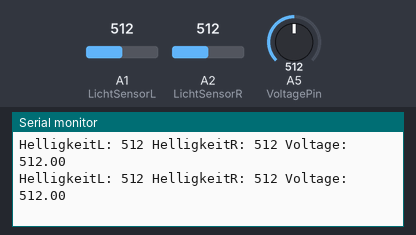
Simulated run of this sketch. Board: Arduino Uno, built with avr-gcc and run on an emulated ATmega328P. Shown: the last lines printed to the serial monitor. The test bench sets the inputs (shaded band); at power-on: A1 (LichtSensorL) = 512, A2 (LichtSensorR) = 512, A5 (VoltagePin) = 512.

Above: at 1.2 s.
1.3 s: A1 (LichtSensorL) set to 107
At 1.39 s:
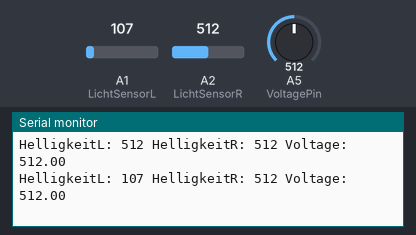
4.3 s: A1 (LichtSensorL) set to 95
At 4.31 s:
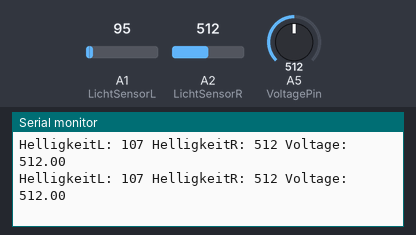
7.3 s: A2 (LichtSensorR) set to 111
At 7.33 s:
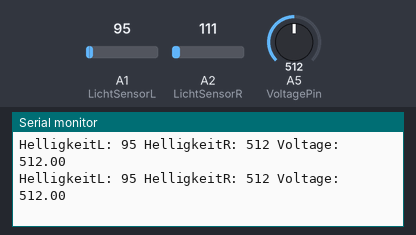
10.3 s: A2 (LichtSensorR) set to 88
At 10.34 s:
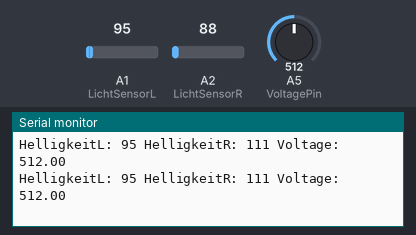
13.3 s: A5 (VoltagePin) set to 105
At 13.3 s:
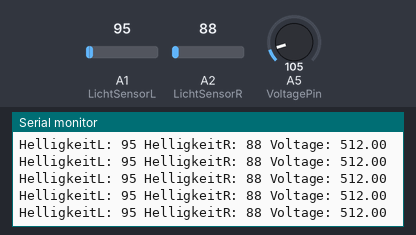
16.3 s: A5 (VoltagePin) set to 89
At 16.31 s:
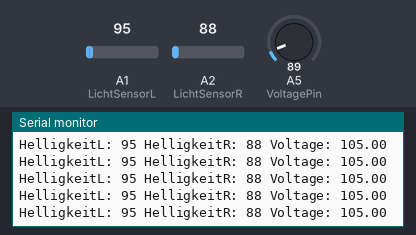
Timing chart, 0 to 19.3 s (numbered marks = the images above; inputs shaded):
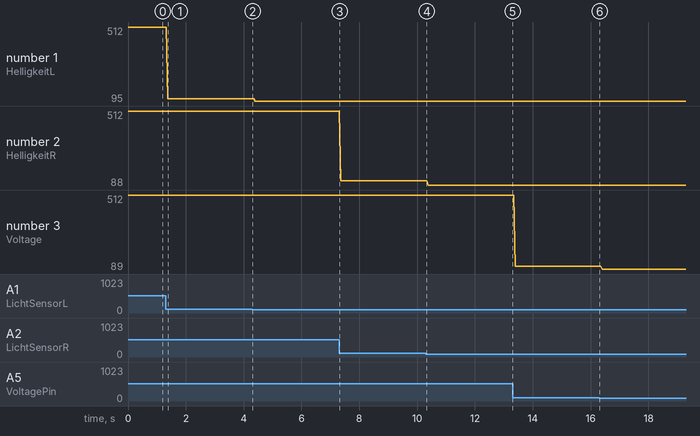

Measured:
- after the input at 1.3 s, the serial monitor: prints a new line after 0.08 s (image 1)
- plotted number 1: 512 → 107 after the input at 1.3 s, 107 → 95 after the input at 4.3 s
- plotted number 2: 512 → 111 after the input at 7.3 s, 111 → 88 after the input at 10.3 s
- plotted number 3: 512 → 105 after the input at 13.3 s, 105 → 89 after the input at 16.3 s

The sketch:

1AnalogWerteLesen.ino
```cpp
// In diesem ersten Programm wollen wir die Akkuspannung auslesen und am Computer wieder anzeigen
// Wenn der Roboter am Pc steckt klickst du oben links auf Upload um das Programm auf den Roboter zu laden
// Danach kannst du unter "Tools" Serial Monitor oder Serial Plotter öffnen um die Werte auslesen zu können

// Aufgrund von Hardware Toleranzen gibt es immer Abweichungen bei den Sensoren, deshalb darf man später Filter schreiben um die Sensoren anzugleichen


/////////Librarys///////////    //Librarys sind von anderen geschriebene Befehle die wir nutzen können um uns das Leben einfacher zu machen
#include <Arduino.h>            // das ist die standard Arduino Library die es ermöglicht mit den Pins an dem Arduino zu kommunizieren
#include <Servo.h>              // diese Ermöglicht eine einfache Ansteuerung von Servomotoren
#include <Adafruit_NeoPixel.h>  // diese steuert adressierbare Leds an
////////////////////////////    // nach den Librarys kannst du auch googlen um weitere Funktionen davon kennen zu lernen


//////VARIABELN//////           // Variablen speichern Werte auf die wir später wieder zugreifen können
int VoltagePin = A5;            // int steht für integer dieser kann nur ganzzahlige Werte speichern,
                                // VoltagePin ist der Name den ich der Variable gegeben habe,
                                // A5 ist eine Variable der Arduino Library um den Analog Pin5 anzusprechen
                                // In Zukunft kann ich also den Analog Pin 5 mit "VoltagePin" ansprechen

float Voltage = 0;              // Float ist eine Variable die auch Kommazahlen speichern kann, dieser Float heißt "Voltage"
                                // Voltage hat aktuell den Wert 0
int LichtSensorL = A1;          // genau wie der "VoltagePin" der Lichtsensor Links hängt an AnalogPin1, Rechts an AnalogPin2
int LichtSensorR = A2;

int HelligkeitL;                // Zwei Variablen in denen wir die gemessenen Werte der Sensoren schreiben können
int HelligkeitR;
/////////////////////


/////SETUP///////////
void setup() {                 // Setup läuft einmal am start durch und legt Dinge für uns fest

  Serial.begin(9600);          // startet die Kommunikation über USB wie und warum ist erstmal egal

}
/////////////////////


//////LOOP///////////
void loop() {                                 // loop läuft nach dem Setup immer und immer wieder durch, hier passiert das eigentlich spannende

  Voltage = analogRead(VoltagePin);           // Wir schreiben in die Variable "Voltage" den Wert den die Funktion "analogRead" am "VoltagePin" liest
                                              // die AnalogPins lesen oder geben eine Spannung von 0 bis 5V aus in 1024 (10Bit) Schritten
 // Voltage = map(Voltage, 0, 1024, 0, 500);  // map ist eine Funktion die den Analogen Wert (0 bis 1024) auf die mögliche Spannung am Pin (000 bis 500V)/100 rechnet
                                              // map gibt nur ganze Zahlen!
 // Voltage = Voltage/100;                    // teilt den Wert durch 100 um die richtige Spannung zu lesen

  HelligkeitL = analogRead(LichtSensorL);     // Schreibt den Wert des Linken Lichtsensors (0 bis 1024) in die Variable

  Serial.print("HelligkeitL: ");              // Schreibt genau den Text in den "" über Usb
  Serial.print(HelligkeitL);                  // Schreibt den Wert der Variable daneben
  Serial.print(" HelligkeitR: ");
  Serial.print(analogRead(LichtSensorR));     // Wir können den Wert auch direkt auslesen und schreiben
  Serial.print(" Voltage: ");
  Serial.println(Voltage);                    // das .println macht nach dem schreiben einen Zeilen umbruch, das ist wichtig für den Plotter und das lesen im Monitor
}
////////////////////

//Mit "//" kannst du Zeilen auskommentieren und sehen wie sich der Wert verändert
```
